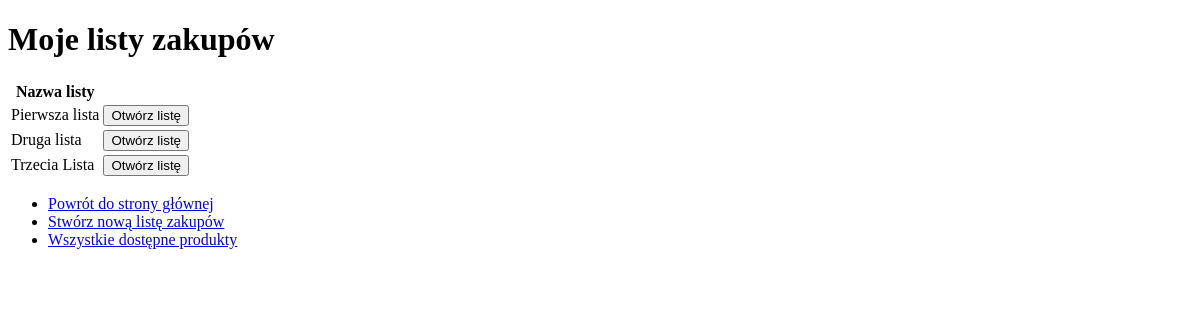
The page /shopping_list/ on the database as committed earlier.
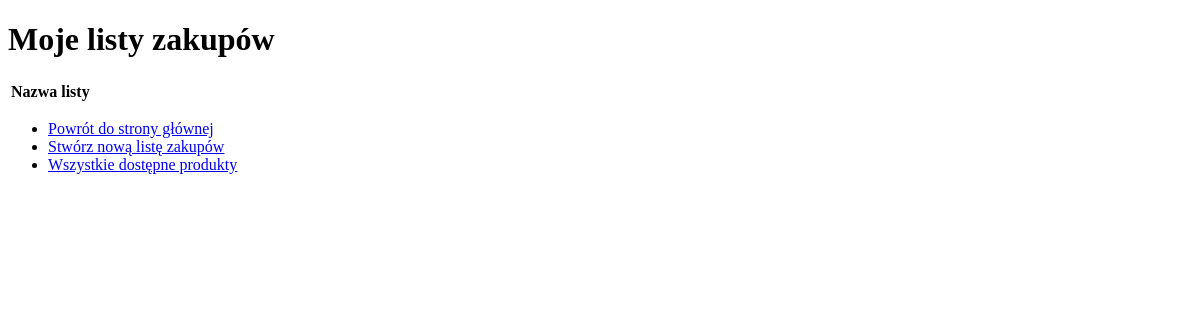
The same page on the database as committed later.
### products/models.py (models this page shows, shortened)
class ShoppingLists(models.Model):
    lists_name = models.CharField(max_length=30, verbose_name="Nazwa listy")
    products = models.ManyToManyField(Products, verbose_name="Produkty")
    class Meta:
        verbose_name_plural = "Listy zakupów"

### products/views.py (the view)
# urls.py: path('shopping_list/', ShoppingListView.as_view(), name='shopping_list'),
class ShoppingListView(ListView):
    model = ShoppingLists
    template_name = 'all_shopping_lists.html'
    context_object_name = 'my_shopping_lists'

### products/templates/all_shopping_lists.html (shortened to what this page needs)
<!DOCTYPE html>
<html>
<head>
    <h1>Moje listy zakupów</h1>
</head>
<body>
<table>
    <tr>
        <th>Nazwa listy</th>
        <th></th>
    </tr>
{% for x in my_shopping_lists %}
    <tr>
        <td>{{ x.lists_name }}</td>
        <td>
            <form action="{% url 'details' x.id %}">
                <input type="submit" value="Otwórz listę">
            </form>
        </td>
    </tr>
{% endfor %}
</table>
<ul>
    <li><a href="{% url 'main' %}">Powrót do strony głównej</a></li>
    <li><a href="{% url 'create' %}">Stwórz nową listę zakupów</a></li>
    <li><a href="{% url 'products' %}">Wszystkie dostępne produkty</a></li>
</ul>
</body>
</html>

Rows that differ between the two databases and show on the page:
removed ShoppingLists: lists_name "Pierwsza lista"
removed ShoppingLists: lists_name "Druga lista"
removed ShoppingLists: lists_name "Trzecia Lista"
